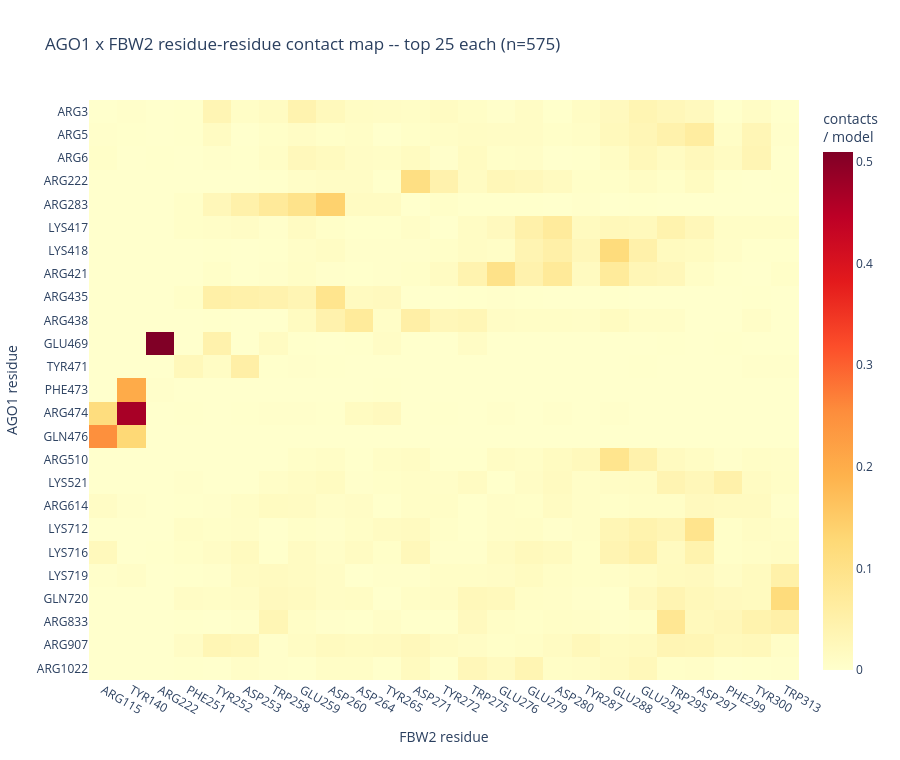

Here is the notebook cell this chart was saved with:
### Code cell
if not bc.empty and len(top_rec) and len(top_lig):
    tr = top_rec["resnr"].tolist(); tl = top_lig["resnr_lig"].tolist()
    pair = bc[bc["resnr"].isin(tr) & bc["resnr_lig"].isin(tl)]
    mat = (pair.groupby(["resnr", "resnr_lig"], observed=True).size()
           .div(n_norm).unstack(fill_value=0)
           .reindex(index=sorted(tr), columns=sorted(tl), fill_value=0))
    rtick = {int(r): f"{bc.loc[bc['resnr']==r,'restype'].iloc[0]}{int(r)}" for r in mat.index}
    ltick = {int(c): f"{bc.loc[bc['resnr_lig']==c,'restype_lig'].iloc[0]}{int(c)}" for c in mat.columns}
    fig = go.Figure(go.Heatmap(z=mat.values, x=[ltick[c] for c in mat.columns], y=[rtick[r] for r in mat.index],
        colorscale="YlOrRd", hovertemplate=f"{RECEPTOR_NAME} %{{y}}<br>{partner_name} %{{x}}<br>%{{z:.3f}}/model<extra></extra>",
        colorbar=dict(title="contacts<br>/ model")))
    fig.update_layout(title=f"{RECEPTOR_NAME} x {partner_name} residue-residue contact map -- top {TOP_N} each (n={n_norm})",
        xaxis_title=f"{partner_name} residue", yaxis_title=f"{RECEPTOR_NAME} residue",
        yaxis=dict(autorange="reversed"), template=TEMPLATE, width=900, height=760)
    save_fig(fig, f"{RECEPTOR_NAME.lower()}_{partner_name.lower()}_residue_contact_map.html", "residue_interface")

### Figure 1 — Plotly figure (JSON) as saved in the notebook; plotly's stock layout.template omitted (floating-point values rounded to 4 significant figures; data arrays with more than 128 entries replaced by an {"elided": "..."} marker saying what was removed)
{"data": [{"colorbar": {"title": {"text": "contacts<br>/ model"}}, "colorscale": [[0.0, "rgb(255,255,204)"], [0.125, "rgb(255,237,160)"], [0.25, "rgb(254,217,118)"], [0.375, "rgb(254,178,76)"], [0.5, "rgb(253,141,60)"], [0.625, "rgb(252,78,42)"], [0.75, "rgb(227,26,28)"], [0.875, "rgb(189,0,38)"], [1.0, "rgb(128,0,38)"]], "hovertemplate": "AGO1 %{y}<br>FBW2 %{x}<br>%{z:.3f}/model<extra></extra>", "type": "heatmap", "x": ["ARG115", "TYR140", "ARG222", "PHE251", "TYR252", "ASP253", "TRP258", "GLU259", "ASP260", "ASP264", "TYR265", "ASP271", "TYR272", "TRP275", "GLU276", "GLU279", "ASP280", "TYR287", "GLU288", "GLU292", "TRP295", "ASP297", "PHE299", "TYR300", "TRP313"], "y": ["ARG3", "ARG5", "ARG6", "ARG222", "ARG283", "LYS417", "LYS418", "ARG421", "ARG435", "ARG438", "GLU469", "TYR471", "PHE473", "ARG474", "GLN476", "ARG510", "LYS521", "ARG614", "LYS712", "LYS716", "LYS719", "GLN720", "ARG833", "ARG907", "ARG1022"], "z": {"elided": "25x25 float values"}}], "layout": {"height": 760, "title": {"text": "AGO1 x FBW2 residue-residue contact map -- top 25 each (n=575)"}, "width": 900, "xaxis": {"title": {"text": "FBW2 residue"}}, "yaxis": {"autorange": "reversed", "title": {"text": "AGO1 residue"}}}}
